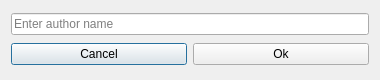
<?xml version="1.0" encoding="UTF-8"?>
<ui version="4.0">
 <class>AuthorCreateDialog</class>
 <widget class="QDialog" name="AuthorCreateDialog">
  <property name="windowModality">
   <enum>Qt::WindowModal</enum>
  </property>
  <property name="geometry">
   <rect>
    <x>0</x>
    <y>0</y>
    <width>380</width>
    <height>80</height>
   </rect>
  </property>
  <property name="contextMenuPolicy">
   <enum>Qt::NoContextMenu</enum>
  </property>
  <property name="windowTitle">
   <string>Add new user</string>
  </property>
  <property name="sizeGripEnabled">
   <bool>false</bool>
  </property>
  <property name="modal">
   <bool>true</bool>
  </property>
  <layout class="QGridLayout" name="gridLayout">
   <item row="0" column="0" colspan="2">
    <widget class="QLineEdit" name="AuthorInfield">
     <property name="placeholderText">
      <string>Enter author name</string>
     </property>
    </widget>
   </item>
   <item row="1" column="0">
    <widget class="QPushButton" name="CancelBtn">
     <property name="text">
      <string>Cancel</string>
     </property>
    </widget>
   </item>
   <item row="1" column="1">
    <widget class="QPushButton" name="OkBtn">
     <property name="text">
      <string>Ok</string>
     </property>
    </widget>
   </item>
  </layout>
 </widget>
 <tabstops>
  <tabstop>AuthorInfield</tabstop>
  <tabstop>CancelBtn</tabstop>
  <tabstop>OkBtn</tabstop>
 </tabstops>
 <resources/>
 <connections/>
</ui>
